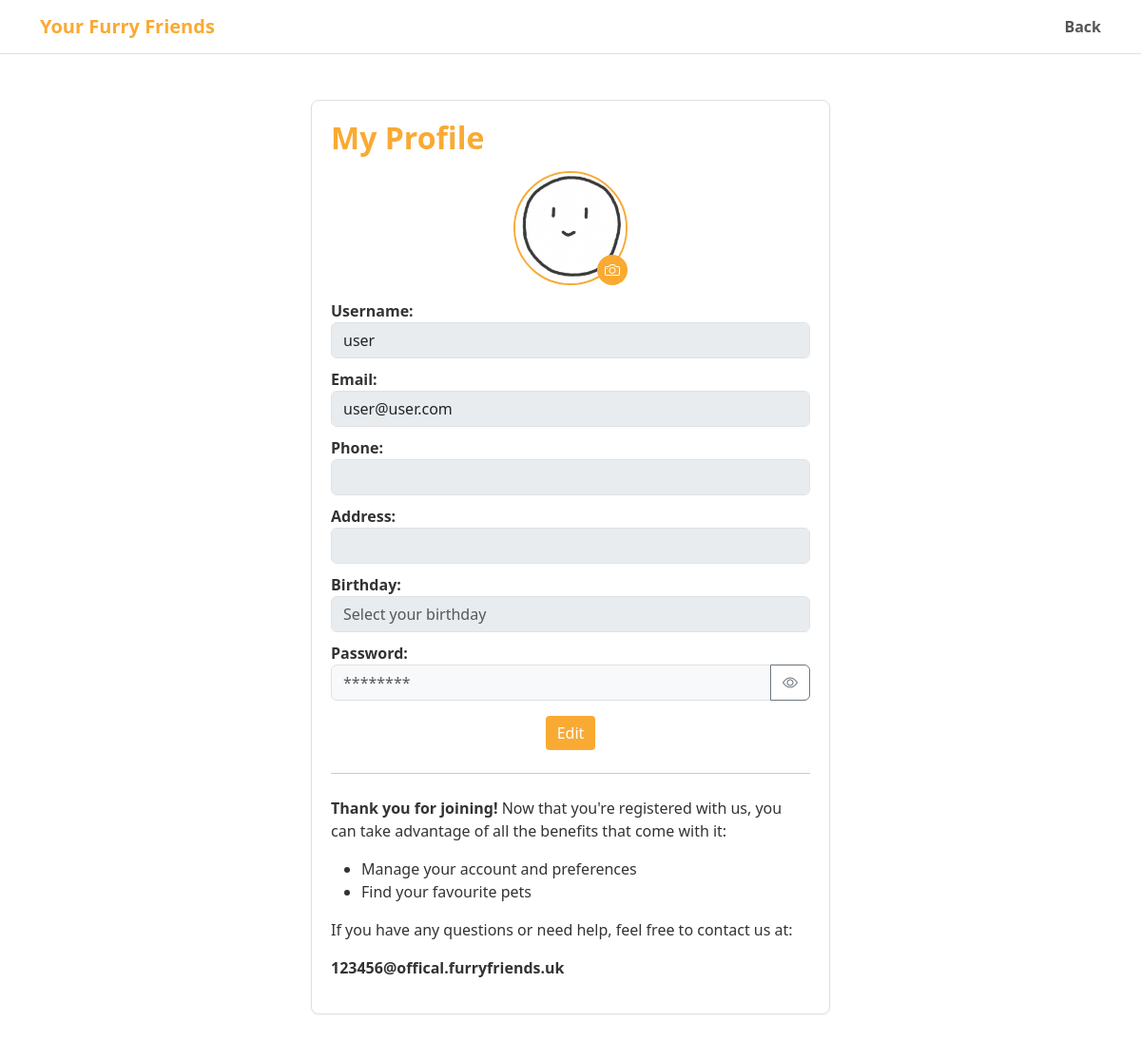
The app's page /profile/ (signed in) with its own data.
### accounts/models.py (models this page shows, shortened)
class User(AbstractUser):
    email = models.EmailField(unique=False, blank=True, null=True) # 改为了false（允许了多个用户注册）
    username = models.CharField(max_length=50, unique=True)  # 自定义用户名长度
    phone_no = models.CharField(max_length=15, unique=True, null=True, blank=True)
    address = models.TextField(null=True, blank=True)
    birthday = models.DateField(null=True, blank=True)
    title = models.CharField(max_length=50, null=True, blank=True)
    user_type = models.CharField(
        max_length=20,
        choices=[('User', 'User'), ('Admin', 'Admin')],
        default='User'
    )  # 用户类型（普通用户 / 管理员）
    status = models.CharField(
        max_length=10,
        choices=[('Active', 'Active'), ('Banned', 'Banned')],
        default='Active'
    )  # 用户状态
    user_image = models.ImageField(upload_to='user_images/', null=True, blank=True)
    created_at = models.DateTimeField(auto_now_add=True)
    updated_at = models.DateTimeField(auto_now=True)

### accounts/views.py (the view, shortened to what this page needs)
# urls.py: path('profile/', views.profile, name='profile'),
@csrf_exempt
@login_required
def profile(request):
    user = request.user
    if request.method == 'GET':
        return render(request, 'accounts/Profile.html', {
            'user': user,
        })
    return JsonResponse({"success": False, "error": "Invalid request"}, status=400)

### templates/accounts/Profile.html (shortened to what this page needs)
<!DOCTYPE html>
<html lang="en">
<head>
  <link href="https://cdn.jsdelivr.net/npm/bootstrap@5.3.0/dist/css/bootstrap.min.css" rel="stylesheet">
  <link rel="stylesheet" href="https://cdn.jsdelivr.net/npm/bootstrap-icons@1.9.1/font/bootstrap-icons.css">
</head>
<body>
  <nav class="navbar navbar-expand-lg navbar-custom">
    <div class="container">
      <a class="navbar-brand" href="/adoptions/">Your Furry Friends</a>
      <div class="ms-auto">
        <a class="nav-link" href="/adoptions/">Back</a>
      </div>
    </div>
  </nav>
  <div class="container my-5">
    <div class="row justify-content-center">
      <div class="col-md-6">
        <div class="profile-card">
          <h2>My Profile</h2>
          <div class="avatar-wrapper">
            <img src="{% if user.user_image %}{{ user.user_image.url }}{% else %}/static/images/default-avatar.png{% endif %}"
                 alt="User Avatar" id="userAvatar" class="avatar-img">
            <label class="upload-btn" for="avatarInput">
              <i class="bi bi-camera"></i>
            </label>
          </div>
         <form id="profileForm" enctype="multipart/form-data">
          <div class="info-item">
            <label for="usernameInput">Username:</label>
            <input type="text" id="usernameInput" class="form-control" value="{{ user.username }}" disabled>
          </div>
          <div class="info-item">
            <label for="emailInput">Email:</label>
           <input type="email" id="emailInput" class="form-control"
               value="{% if user.email %}{{ user.email }}{% endif %}"
               placeholder="Enter your email" disabled>
          </div>
          <div class="info-item">
            <label for="phoneInput">Phone:</label>
            <input type="text" id="phoneInput" class="form-control"
               value="{% if user.phone_no %}{{ user.phone_no }}{% else %} {% endif %}"
               placeholder="Enter your phone number" disabled>
          </div>
          <div class="info-item">
            <label for="addressInput">Address:</label>
            <input type="text" id="addressInput" class="form-control"
               value="{% if user.address %}{{ user.address }}{% else %} {% endif %}"
               placeholder="Enter your address" disabled>
          </div>
          <div class="info-item">
            <label for="birthdayInput">Birthday:</label>
            <input type="text" id="birthdayInput" name="birthday" class="form-control" placeholder="Select your birthday"
                   value="{% if user.birthday %}{{ user.birthday|date:'Y-m-d' }}{% endif %}"
                   onfocus="this.type='date'; this.removeAttribute('placeholder');"
                   onblur="checkDateInput(this);" disabled>
          </div>
          <div class="info-item">
            <label for="passwordInput">Password:</label>
            <div class="input-group">
              <input type="password" id="passwordInput" name="password" class="form-control" placeholder="********" disabled>
              <button class="btn btn-outline-secondary" type="button" id="togglePasswordBtn" onclick="togglePassword()">
                <i class="bi bi-eye"></i>
              </button>
            </div>
          </div>
          <div class="mt-3 text-center">
            <button type="button" class="edit-btn" id="editBtn" onclick="enableEdit()">Edit</button>
          </div>
     </form>
          <hr class="my-4">
          <div>
            <p><strong>Thank you for joining!</strong> Now that you're registered with us, you can take advantage of all the benefits that come with it:</p>
            <ul>
              <li>Manage your account and preferences</li>
              <li>Find your favourite pets</li>
            </ul>
            <p>If you have any questions or need help, feel free to contact us at:</p>
            <p><strong>123456@offical.furryfriends.uk</strong></p>
          </div>
        </div>
      </div>
    </div>
  </div>
</body>
</html>

### templates/accounts/Profile.html (style rules this page uses)
:root { --primary-orange: #f9aa33; --light-gray: #e0e0e0; --text-dark: #333; }
body { background-color: #fff; color: var(--text-dark); font-family: 'Segoe UI', Tahoma, Geneva, Verdana, sans-serif; }
.navbar-custom { background-color: #fff; border-bottom: 1px solid var(--light-gray); }
.navbar-custom .navbar-brand { color: var(--primary-orange) !important; font-weight: bold; }
.navbar-custom .nav-link { color: #555 !important; font-weight: bold; }
.profile-card { border: 1px solid var(--light-gray); border-radius: 8px; padding: 20px; background-color: #fff; box-shadow: 0 1px 3px rgba(0,0,0,0.05); }
.profile-card h2 { color: var(--primary-orange); font-weight: bold; margin-bottom: 1rem; }
.avatar-wrapper { position: relative; width: 120px; height: 120px; margin: 0 auto 15px; }
.avatar-wrapper img { width: 100%; height: 100%; object-fit: cover; border-radius: 50%; border: 2px solid var(--primary-orange); background-color: #f0f0f0; aspect-ratio: 1 / 1; display: block; }
.avatar-wrapper .upload-btn { position: absolute; bottom: 0; right: 0; background-color: var(--primary-orange); border: none; border-radius: 50%; width: 32px; height: 32px; display: flex; align-items: center; justify-content: center; color: #fff; cursor: pointer; }
.info-item { margin-bottom: 10px; }
.info-item label { font-weight: bold; margin-right: 10px; }
.input-group .form-control:disabled { background-color: #f8f9fa; }
.edit-btn { background-color: var(--primary-orange); color: #fff; border: none; padding: 6px 12px; border-radius: 4px; cursor: pointer; }

### records on screen
User: user_image (placeholder picture), username "user", email "user@user.com"
